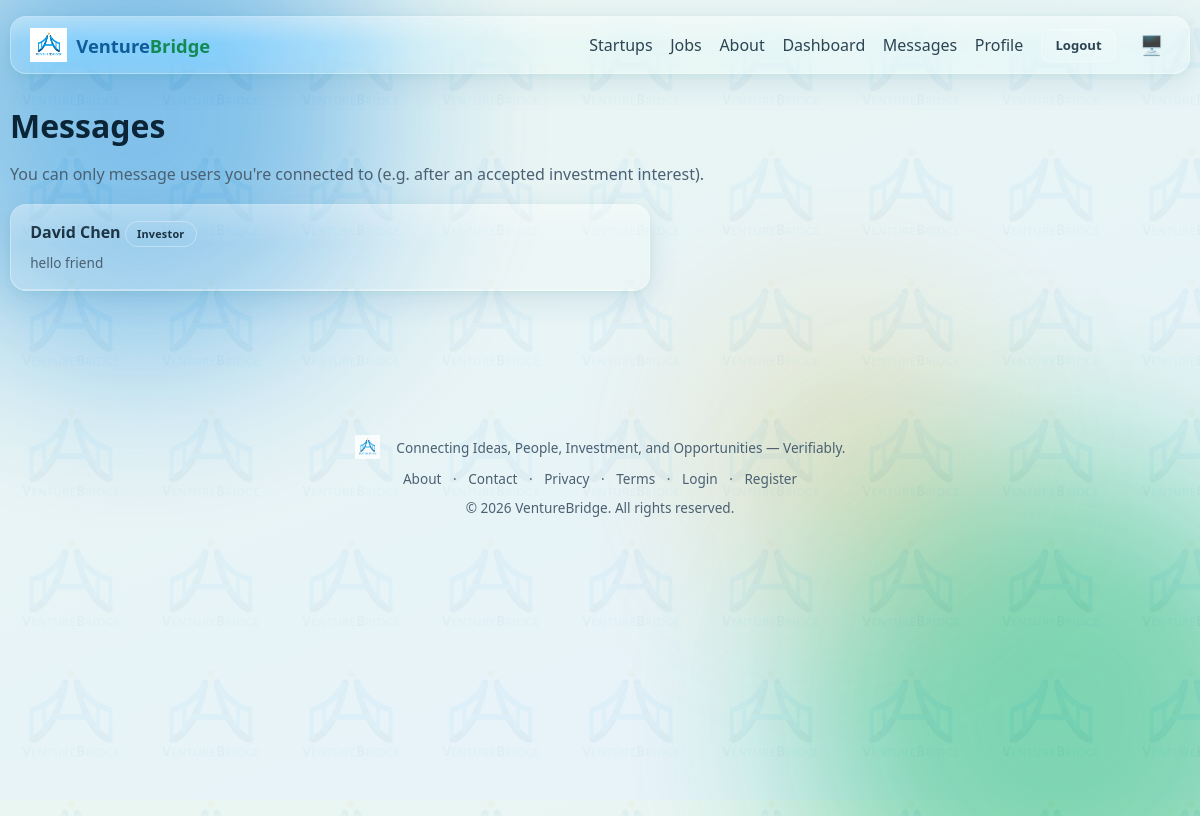
Page /messages/ (signed in) on the earlier database version.
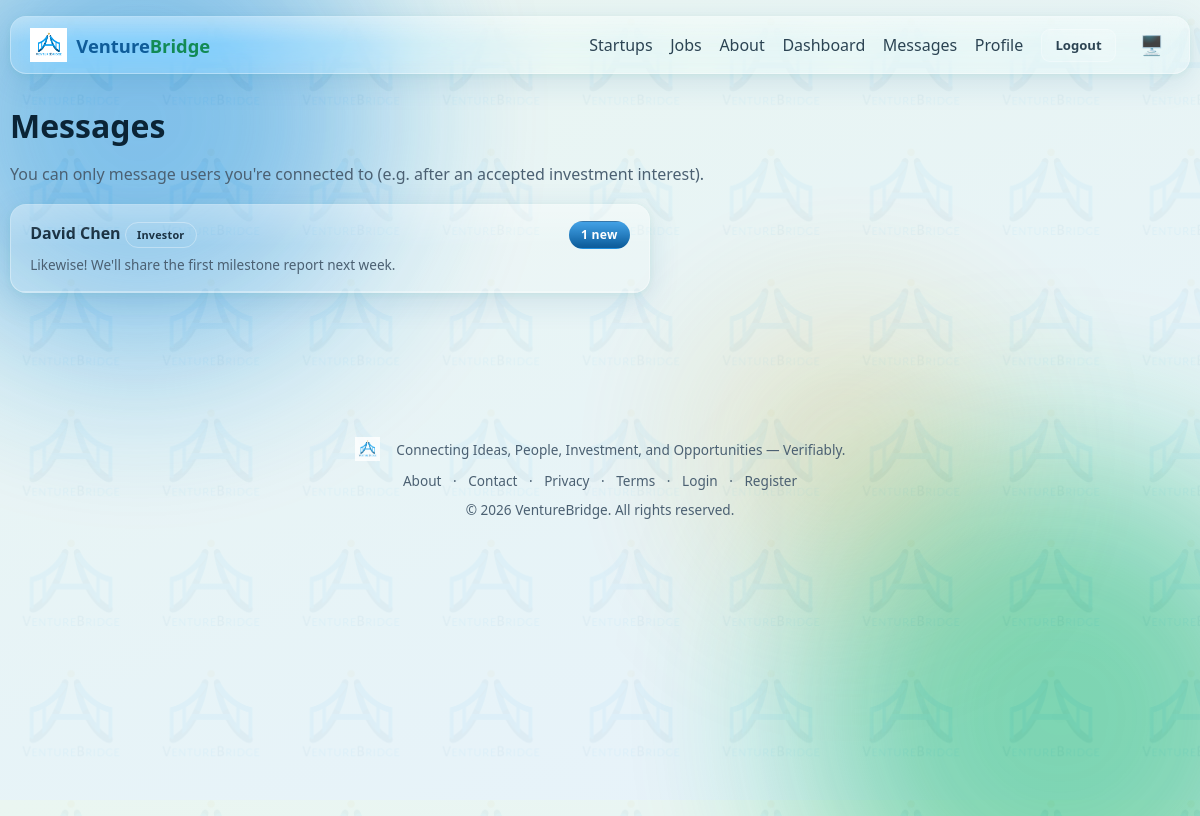
Same page on the later database version.
### models.py (models this page shows, shortened)
class User(UserMixin, db.Model):
    id = db.Column(db.Integer, primary_key=True)
    full_name = db.Column(db.String(120), nullable=False)
    email = db.Column(db.String(150), unique=True, nullable=False, index=True)
    password_hash = db.Column(db.String(255), nullable=False)
    role = db.Column(db.String(20), nullable=False, index=True)
    is_active_account = db.Column(db.Boolean, default=True, nullable=False)
    created_at = db.Column(db.DateTime, default=datetime.utcnow)
    profile = db.relationship("Profile", backref="user", uselist=False, cascade="all,delete")
    startups = db.relationship("Startup", backref="founder", lazy="dynamic", foreign_keys="Startup.founder_id")
    @property
    def is_active(self):
        return self.is_active_account

class Message(db.Model):
    id = db.Column(db.Integer, primary_key=True)
    connection_id = db.Column(db.Integer, db.ForeignKey("connection.id"), nullable=False)
    sender_id = db.Column(db.Integer, db.ForeignKey("user.id"), nullable=False)
    receiver_id = db.Column(db.Integer, db.ForeignKey("user.id"), nullable=False)
    body = db.Column(db.Text, nullable=False)
    created_at = db.Column(db.DateTime, default=datetime.utcnow)
    read_at = db.Column(db.DateTime)

### blueprints/messaging.py (the view)
@bp.route("/")
@login_required
def inbox():
    connections = _user_connections(current_user.id)
    threads = []
    for c in connections:
        other_id = c.other(current_user.id)
        other = User.query.get(other_id)
        last_msg = Message.query.filter_by(connection_id=c.id).order_by(Message.created_at.desc()).first()
        unread = Message.query.filter_by(connection_id=c.id, receiver_id=current_user.id, read_at=None).count()
        threads.append({"connection": c, "other": other, "last_msg": last_msg, "unread": unread})
    threads.sort(key=lambda t: t["last_msg"].created_at if t["last_msg"] else t["connection"].created_at, reverse=True)
    return render_template("messaging/inbox.html", threads=threads)

### blueprints/messaging.py (called while the page is built)
def _user_connections(user_id):
    return Connection.query.filter(or_(Connection.user_a_id == user_id, Connection.user_b_id == user_id)).all()

### models.py (called while the page is built)
    def other(self, user_id):
        return self.user_b_id if self.user_a_id == user_id else self.user_a_id

### templates/messaging/inbox.html (shortened to what this page needs)
{% extends "base.html" %}
{% block content %}
<div class="animate-in">
  <h1>Messages</h1>
  <p class="text-muted">You can only message users you're connected to (e.g. after an accepted investment interest).</p>
  <div class="glass" style="max-width:640px;">
    {% for t in threads %}
    <a href="{{ url_for('messaging.thread', connection_id=t.connection.id) }}"
       style="display:block;padding:1rem 1.2rem;border-bottom:1px solid var(--glass-border);color:var(--text-main);">
      <div class="flex-between">
        <strong>{{ t.other.full_name }} <span class="badge badge-outline" style="font-size:.68rem;">{{ t.other.role|capitalize }}</span></strong>
        {% if t.unread %}<span class="badge badge-blue">{{ t.unread }} new</span>{% endif %}
      </div>
      <p class="text-muted" style="margin:.3rem 0 0;font-size:.85rem;">
        {% if t.last_msg %}{{ t.last_msg.body[:70] }}{% else %}No messages yet — say hello!{% endif %}
      </p>
    </a>
    {% else %}
    <div class="card-pad text-muted">No connections yet. Connections form automatically once an investment
      interest is accepted, or another workflow links you with someone.</div>
    {% endfor %}
  </div>
</div>
{% endblock %}

Differences in the rows shown:
removed Message: last_msg "hello friend"
now on this page (row edited): Message: last_msg "Likewise! We'll share the first milestone report next week."
Other differences:
new list line: "David Chen Investor"
new list line: "1 new"
list line gone: "David Chen Investor"
